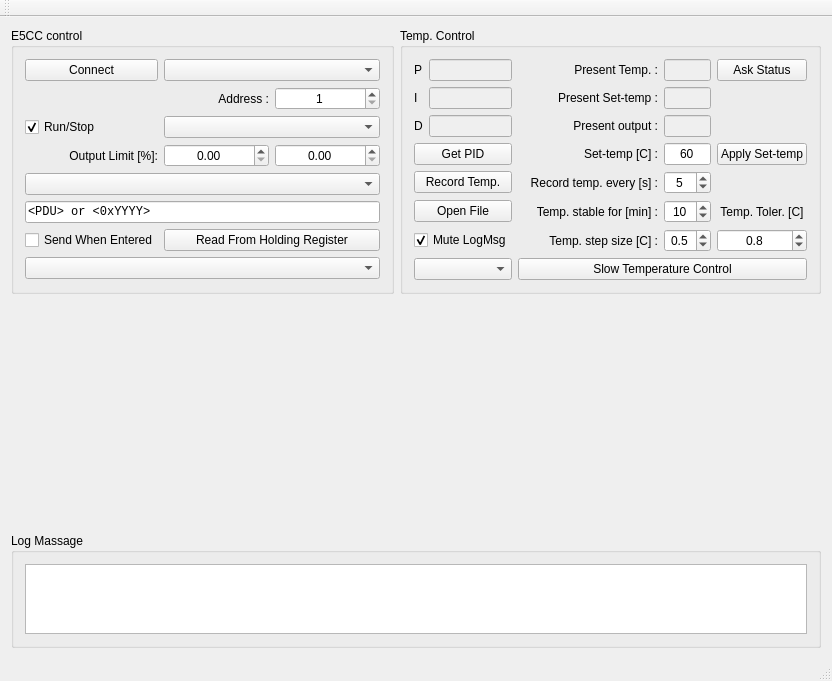
<?xml version="1.0" encoding="UTF-8"?>
<ui version="4.0">
 <class>MainWindow</class>
 <widget class="QMainWindow" name="MainWindow">
  <property name="geometry">
   <rect>
    <x>0</x>
    <y>0</y>
    <width>832</width>
    <height>681</height>
   </rect>
  </property>
  <property name="windowTitle">
   <string>Omron E5CC Temp. Control</string>
  </property>
  <widget class="QWidget" name="centralWidget">
   <layout class="QGridLayout" name="gridLayout_4" rowstretch="2,2,1" columnstretch="1,1">
    <item row="0" column="1">
     <widget class="QGroupBox" name="groupBox_3">
      <property name="title">
       <string>Temp. Control</string>
      </property>
      <layout class="QGridLayout" name="gridLayout_3" columnstretch="1,0,0,0,0">
       <item row="3" column="3">
        <widget class="QLineEdit" name="lineEdit_SV">
         <property name="text">
          <string>60</string>
         </property>
         <property name="alignment">
          <set>Qt::AlignCenter</set>
         </property>
        </widget>
       </item>
       <item row="0" column="4">
        <widget class="QPushButton" name="pushButton_AskStatus">
         <property name="text">
          <string>Ask Status</string>
         </property>
        </widget>
       </item>
       <item row="3" column="4">
        <widget class="QPushButton" name="pushButton_SetSV">
         <property name="text">
          <string>Apply Set-temp</string>
         </property>
        </widget>
       </item>
       <item row="4" column="2">
        <widget class="QLabel" name="label_3">
         <property name="text">
          <string>Record temp. every [s] :</string>
         </property>
         <property name="alignment">
          <set>Qt::AlignRight|Qt::AlignTrailing|Qt::AlignVCenter</set>
         </property>
        </widget>
       </item>
       <item row="0" column="2">
        <widget class="QLabel" name="label">
         <property name="text">
          <string>Present Temp. :</string>
         </property>
         <property name="alignment">
          <set>Qt::AlignRight|Qt::AlignTrailing|Qt::AlignVCenter</set>
         </property>
        </widget>
       </item>
       <item row="0" column="3">
        <widget class="QLineEdit" name="lineEdit_Temp">
         <property name="enabled">
          <bool>false</bool>
         </property>
         <property name="alignment">
          <set>Qt::AlignCenter</set>
         </property>
        </widget>
       </item>
       <item row="1" column="2">
        <widget class="QLabel" name="label_4">
         <property name="text">
          <string>Present Set-temp :</string>
         </property>
         <property name="alignment">
          <set>Qt::AlignRight|Qt::AlignTrailing|Qt::AlignVCenter</set>
         </property>
        </widget>
       </item>
       <item row="4" column="3">
        <widget class="QSpinBox" name="spinBox_TempRecordTime">
         <property name="alignment">
          <set>Qt::AlignCenter</set>
         </property>
         <property name="minimum">
          <number>3</number>
         </property>
         <property name="maximum">
          <number>500</number>
         </property>
         <property name="value">
          <number>5</number>
         </property>
        </widget>
       </item>
       <item row="3" column="2">
        <widget class="QLabel" name="label_2">
         <property name="text">
          <string>Set-temp [C] :</string>
         </property>
         <property name="alignment">
          <set>Qt::AlignRight|Qt::AlignTrailing|Qt::AlignVCenter</set>
         </property>
        </widget>
       </item>
       <item row="1" column="3">
        <widget class="QLineEdit" name="lineEdit_CurrentSV">
         <property name="enabled">
          <bool>false</bool>
         </property>
         <property name="alignment">
          <set>Qt::AlignCenter</set>
         </property>
        </widget>
       </item>
       <item row="5" column="3">
        <widget class="QSpinBox" name="spinBox_TempStableTime">
         <property name="alignment">
          <set>Qt::AlignCenter</set>
         </property>
         <property name="minimum">
          <number>1</number>
         </property>
         <property name="maximum">
          <number>120</number>
         </property>
         <property name="value">
          <number>10</number>
         </property>
        </widget>
       </item>
       <item row="5" column="2">
        <widget class="QLabel" name="label_TimeStable">
         <property name="sizePolicy">
          <sizepolicy hsizetype="Fixed" vsizetype="Preferred">
           <horstretch>0</horstretch>
           <verstretch>0</verstretch>
          </sizepolicy>
         </property>
         <property name="minimumSize">
          <size>
           <width>140</width>
           <height>0</height>
          </size>
         </property>
         <property name="text">
          <string>Temp. stable for [min] :</string>
         </property>
         <property name="alignment">
          <set>Qt::AlignRight|Qt::AlignTrailing|Qt::AlignVCenter</set>
         </property>
        </widget>
       </item>
       <item row="6" column="4">
        <widget class="QDoubleSpinBox" name="doubleSpinBox_TempTorr">
         <property name="alignment">
          <set>Qt::AlignCenter</set>
         </property>
         <property name="decimals">
          <number>1</number>
         </property>
         <property name="maximum">
          <double>1.000000000000000</double>
         </property>
         <property name="singleStep">
          <double>0.100000000000000</double>
         </property>
         <property name="value">
          <double>0.800000000000000</double>
         </property>
        </widget>
       </item>
       <item row="6" column="2">
        <widget class="QLabel" name="label_8">
         <property name="text">
          <string>Temp. step size [C] :</string>
         </property>
         <property name="alignment">
          <set>Qt::AlignRight|Qt::AlignTrailing|Qt::AlignVCenter</set>
         </property>
        </widget>
       </item>
       <item row="6" column="3">
        <widget class="QDoubleSpinBox" name="doubleSpinBox_TempStepSize">
         <property name="alignment">
          <set>Qt::AlignCenter</set>
         </property>
         <property name="decimals">
          <number>1</number>
         </property>
         <property name="minimum">
          <double>0.100000000000000</double>
         </property>
         <property name="maximum">
          <double>2.000000000000000</double>
         </property>
         <property name="singleStep">
          <double>0.100000000000000</double>
         </property>
         <property name="value">
          <double>0.500000000000000</double>
         </property>
        </widget>
       </item>
       <item row="5" column="4">
        <widget class="QLabel" name="label_7">
         <property name="text">
          <string>Temp. Toler. [C]</string>
         </property>
         <property name="alignment">
          <set>Qt::AlignCenter</set>
         </property>
        </widget>
       </item>
       <item row="2" column="2">
        <widget class="QLabel" name="label_10">
         <property name="text">
          <string>Present output :</string>
         </property>
         <property name="alignment">
          <set>Qt::AlignRight|Qt::AlignTrailing|Qt::AlignVCenter</set>
         </property>
        </widget>
       </item>
       <item row="2" column="3">
        <widget class="QLineEdit" name="lineEdit_CurrentMV">
         <property name="enabled">
          <bool>false</bool>
         </property>
         <property name="alignment">
          <set>Qt::AlignCenter</set>
         </property>
        </widget>
       </item>
       <item row="0" column="1">
        <widget class="QLineEdit" name="lineEdit_P">
         <property name="enabled">
          <bool>false</bool>
         </property>
         <property name="alignment">
          <set>Qt::AlignCenter</set>
         </property>
         <property name="readOnly">
          <bool>true</bool>
         </property>
        </widget>
       </item>
       <item row="2" column="1">
        <widget class="QLineEdit" name="lineEdit_D">
         <property name="enabled">
          <bool>false</bool>
         </property>
         <property name="alignment">
          <set>Qt::AlignCenter</set>
         </property>
         <property name="readOnly">
          <bool>true</bool>
         </property>
        </widget>
       </item>
       <item row="1" column="1">
        <widget class="QLineEdit" name="lineEdit_I">
         <property name="enabled">
          <bool>false</bool>
         </property>
         <property name="alignment">
          <set>Qt::AlignCenter</set>
         </property>
         <property name="readOnly">
          <bool>true</bool>
         </property>
        </widget>
       </item>
       <item row="0" column="0">
        <widget class="QLabel" name="label_11">
         <property name="text">
          <string>P</string>
         </property>
        </widget>
       </item>
       <item row="1" column="0">
        <widget class="QLabel" name="label_12">
         <property name="text">
          <string>I</string>
         </property>
        </widget>
       </item>
       <item row="2" column="0">
        <widget class="QLabel" name="label_13">
         <property name="text">
          <string>D</string>
         </property>
        </widget>
       </item>
       <item row="7" column="2" colspan="3">
        <widget class="QPushButton" name="pushButton_Control">
         <property name="text">
          <string>Slow Temperature Control</string>
         </property>
        </widget>
       </item>
       <item row="3" column="0" colspan="2">
        <widget class="QPushButton" name="pushButton_GetPID">
         <property name="text">
          <string>Get PID</string>
         </property>
        </widget>
       </item>
       <item row="4" column="0" colspan="2">
        <widget class="QPushButton" name="pushButton_RecordTemp">
         <property name="text">
          <string>Record Temp.</string>
         </property>
        </widget>
       </item>
       <item row="5" column="0" colspan="2">
        <widget class="QPushButton" name="pushButton_OpenFile">
         <property name="text">
          <string>Open File</string>
         </property>
        </widget>
       </item>
       <item row="7" column="0" colspan="2">
        <widget class="QComboBox" name="comboBox_Mode"/>
       </item>
       <item row="6" column="0" colspan="2">
        <widget class="QCheckBox" name="checkBox_MuteLogMsg">
         <property name="text">
          <string>Mute LogMsg</string>
         </property>
         <property name="checked">
          <bool>true</bool>
         </property>
        </widget>
       </item>
      </layout>
     </widget>
    </item>
    <item row="2" column="0" colspan="2">
     <widget class="QGroupBox" name="groupBox">
      <property name="title">
       <string>Log Massage</string>
      </property>
      <layout class="QGridLayout" name="gridLayout">
       <item row="0" column="0">
        <widget class="QTextEdit" name="textEdit_Log"/>
       </item>
      </layout>
     </widget>
    </item>
    <item row="0" column="0">
     <widget class="QGroupBox" name="groupBox_2">
      <property name="title">
       <string>E5CC control</string>
      </property>
      <layout class="QGridLayout" name="gridLayout_2" columnstretch="1,1,1">
       <item row="1" column="2">
        <widget class="QSpinBox" name="spinBox_DeviceAddress">
         <property name="alignment">
          <set>Qt::AlignCenter</set>
         </property>
         <property name="minimum">
          <number>1</number>
         </property>
         <property name="maximum">
          <number>247</number>
         </property>
         <property name="value">
          <number>1</number>
         </property>
        </widget>
       </item>
       <item row="3" column="0">
        <widget class="QCheckBox" name="checkBox_RunSop">
         <property name="text">
          <string>Run/Stop</string>
         </property>
         <property name="checked">
          <bool>true</bool>
         </property>
        </widget>
       </item>
       <item row="6" column="0" colspan="3">
        <widget class="QLineEdit" name="lineEdit_Cmd">
         <property name="font">
          <font>
           <family>Courier New</family>
          </font>
         </property>
         <property name="text">
          <string>&lt;PDU&gt; or &lt;0xYYYY&gt;</string>
         </property>
        </widget>
       </item>
       <item row="5" column="0" colspan="3">
        <widget class="QComboBox" name="comboBox_Func"/>
       </item>
       <item row="3" column="1" colspan="2">
        <widget class="QComboBox" name="comboBox_AT">
         <property name="currentIndex">
          <number>-1</number>
         </property>
        </widget>
       </item>
       <item row="0" column="0">
        <widget class="QPushButton" name="pushButton_Connect">
         <property name="text">
          <string>Connect</string>
         </property>
        </widget>
       </item>
       <item row="1" column="1">
        <widget class="QLabel" name="label_5">
         <property name="text">
          <string>Address :</string>
         </property>
         <property name="alignment">
          <set>Qt::AlignRight|Qt::AlignTrailing|Qt::AlignVCenter</set>
         </property>
        </widget>
       </item>
       <item row="0" column="1" colspan="2">
        <widget class="QComboBox" name="comboBox_SeriesNumber"/>
       </item>
       <item row="8" column="0" colspan="3">
        <widget class="QComboBox" name="comboBox_MemAddress">
         <property name="font">
          <font>
           <family>Courier New</family>
          </font>
         </property>
         <property name="maxVisibleItems">
          <number>20</number>
         </property>
        </widget>
       </item>
       <item row="4" column="2">
        <widget class="QDoubleSpinBox" name="doubleSpinBox_MVupper">
         <property name="alignment">
          <set>Qt::AlignCenter</set>
         </property>
         <property name="maximum">
          <double>100.000000000000000</double>
         </property>
        </widget>
       </item>
       <item row="4" column="1">
        <widget class="QDoubleSpinBox" name="doubleSpinBox_MVlower">
         <property name="alignment">
          <set>Qt::AlignCenter</set>
         </property>
        </widget>
       </item>
       <item row="7" column="0">
        <widget class="QCheckBox" name="checkBox_EnableSend">
         <property name="text">
          <string>Send When Entered</string>
         </property>
        </widget>
       </item>
       <item row="7" column="1" colspan="2">
        <widget class="QPushButton" name="pushButton_ReadRH">
         <property name="text">
          <string>Read From Holding Register</string>
         </property>
        </widget>
       </item>
       <item row="4" column="0">
        <widget class="QLabel" name="label_9">
         <property name="text">
          <string>Output Limit [%]:</string>
         </property>
         <property name="alignment">
          <set>Qt::AlignRight|Qt::AlignTrailing|Qt::AlignVCenter</set>
         </property>
        </widget>
       </item>
      </layout>
     </widget>
    </item>
    <item row="1" column="0" colspan="2">
     <widget class="QCustomPlot" name="plot" native="true"/>
    </item>
   </layout>
  </widget>
  <widget class="QMenuBar" name="menuBar">
   <property name="geometry">
    <rect>
     <x>0</x>
     <y>0</y>
     <width>832</width>
     <height>21</height>
    </rect>
   </property>
  </widget>
  <widget class="QToolBar" name="mainToolBar">
   <attribute name="toolBarArea">
    <enum>TopToolBarArea</enum>
   </attribute>
   <attribute name="toolBarBreak">
    <bool>false</bool>
   </attribute>
  </widget>
  <widget class="QStatusBar" name="statusBar"/>
 </widget>
 <layoutdefault spacing="6" margin="11"/>
 <customwidgets>
  <customwidget>
   <class>QCustomPlot</class>
   <extends>QWidget</extends>
   <header>qcustomplot.h</header>
   <container>1</container>
  </customwidget>
 </customwidgets>
 <tabstops>
  <tabstop>comboBox_Func</tabstop>
  <tabstop>lineEdit_Cmd</tabstop>
  <tabstop>lineEdit_SV</tabstop>
  <tabstop>textEdit_Log</tabstop>
  <tabstop>pushButton_AskStatus</tabstop>
  <tabstop>pushButton_SetSV</tabstop>
  <tabstop>lineEdit_Temp</tabstop>
 </tabstops>
 <resources/>
 <connections/>
</ui>
